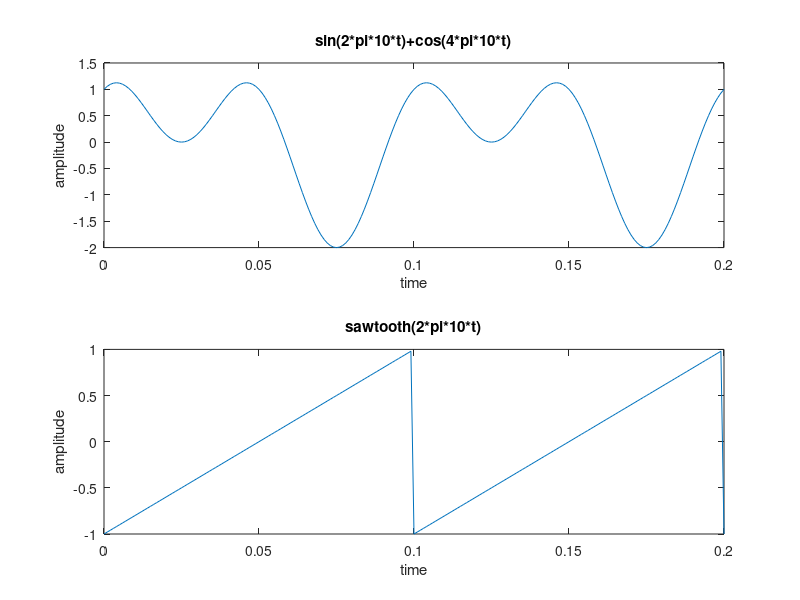
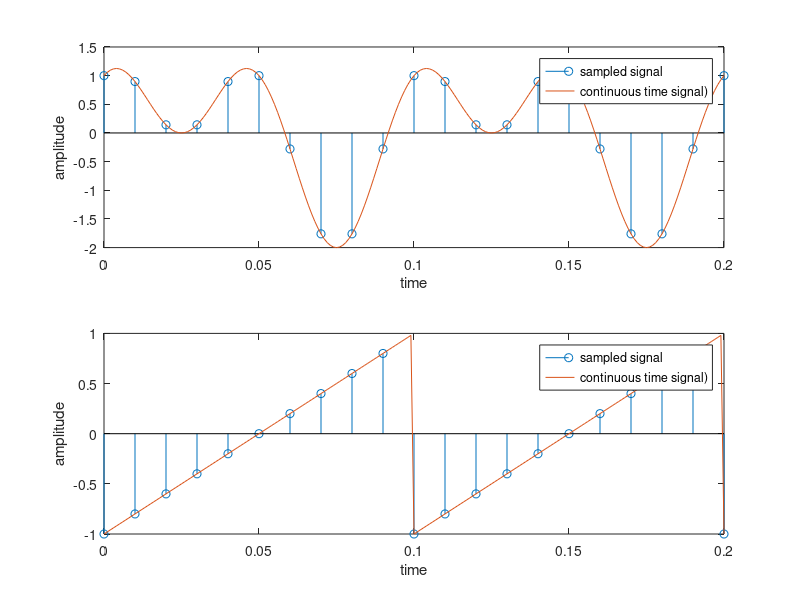
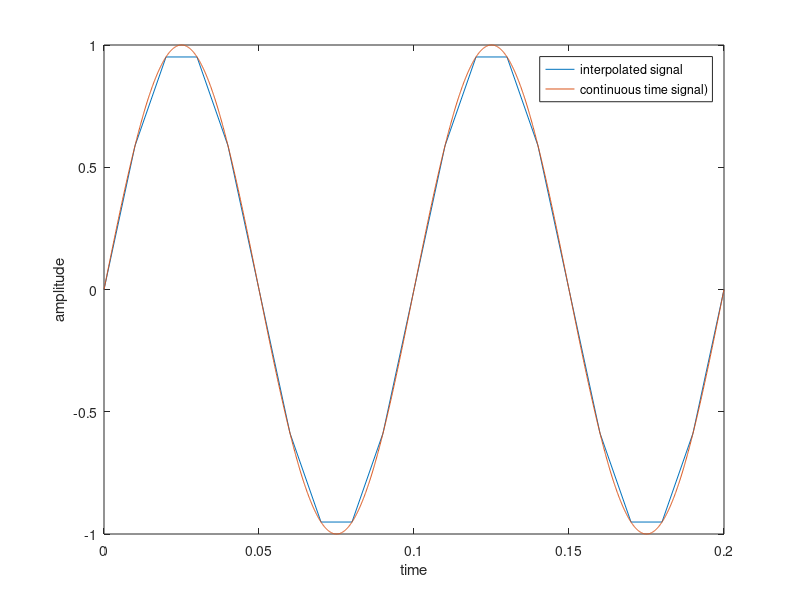
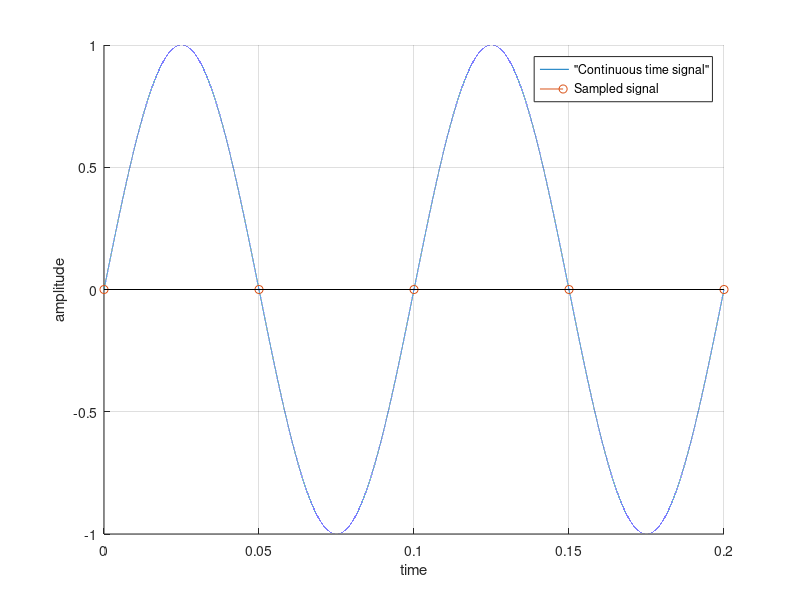

Here is the MATLAB script that generated these plots, in order: (Note: this script raises an error after producing the figures.)
%% clear recent data 
clear,clc,close all
%% part A plotting signals
f=10;
t=0:1/1000:0.2;
y1=sin(2*pi*f*t)+cos(4*pi*f*t);
y2=sawtooth(2*pi*f*t);
figure()
subplot(2,1,1)
plot(t,y1)
xlabel('time')
ylabel('amplitude')
title('sin(2*pi*10*t)+cos(4*pi*10*t)')
subplot(2,1,2)
plot(t,y2)
xlabel('time')
ylabel('amplitude')
title('sawtooth(2*pi*10*t)')
%% sampling with freqeuncy of 100HZ
fs=100; %sampling frequency in Hz
tiv=1/fs; %time interval between samples;
t1=0:tiv:0.2;
y11=sin(2*pi*f*t1)+cos(4*pi*f*t1);
y22=sawtooth(2*pi*f*t1); 
figure()
subplot(2,1,1)
stem(t1,y11)
xlabel('time')
ylabel('amplitude')
hold on
plot(t,y1)
legend('sampled signal ','continuous time signal)')
subplot(2,1,2)
stem(t1,y22)
hold on
plot(t,y2);
legend('sampled signal ','continuous time signal)')
xlabel('time')
ylabel('amplitude')
%% part B linear interpolation
fc = 10000; Tc = inv(fc); t = 0:Tc:0.2;
y = sin(2*pi*10*t);
fs = 100; Ts = inv(fs); ts = 0:Ts:0.2;   
ys1 = interp1(t,y,ts,"linear");
figure()
plot(ts,ys1)
hold on
plot(t,y)
xlabel('time')
ylabel('amplitude')
legend('interpolated signal ','continuous time signal)')
%% part B   sinc interpolation fs=20
% Create "continuous time" signal, Fc >> f
Fc = 1e6; % very high sample rate to simulate "continuous time"
Tc = 1/Fc; % sampling period
t = (0:Tc:0.2)';
f = 10; % signal frequency
xc = sin(2*pi*f*t); % "continuous time" signal

% Create sampled signal
Fs = 20; % sampling rate
Ts = 1/Fs; % sampling period
ratio = round(Ts/Tc);
tn = t(1:ratio:end); % sampled time axis
xn = xc(1:ratio:end); % sampled signal
% Plot the CT signal and sampled signal
figure
hold on
grid on
plot(t, xc)
stem(tn, xn, 'o')
legend('"Continuous time signal"', 'Sampled signal')
xlabel('time')
ylabel('amplitude')

% Create and plot sinc train
sincTrain = zeros(length(t), length(xn));
nind = 1;
figure
cmap = colormap(jet(length(0:floor(length(2*xn)))));
ax = axes('colororder', cmap);
hold on
grid on

plot(t, xc, 'k', 'LineWidth', 3)
xlabel('time')
ylabel('amplitude')
for n = 0:floor(length(xn))-1
   sincTrain(:, nind) = xn(nind)*sinc((t - n*Ts)/Ts);
   p = plot(t, sincTrain(:, nind), 'LineWidth', 2);
   stem(tn(nind), xn(nind), 'Color', p.Color, 'LineWidth', 2)
   nind = nind + 1;
end
xlabel('time')
ylabel('amplitude')
set(gca, 'FontSize', 20, 'LineWidth', 3, 'FontWeight', 'bold')

xr = sum(sincTrain, 2); 

figure
hold on
grid on
plot(t, xc,'r')
plot(t, xr,'b') 
xlabel('time')
ylabel('amplitude')
title('fs=20')
%% part B   sinc interpolation fs=100
% Create "continuous time" signal, Fc >> f
Fc = 1e6; % very high sample rate to simulate "continuous time"
Tc = 1/Fc; % sampling period
t = (0:Tc:0.2)';
f = 10; % signal frequency
xc = sin(2*pi*f*t); % "continuous time" signal
%xc=sawtooth(2*pi*f*t);

% Create sampled signal
Fs = 100; % sampling rate
Ts = 1/Fs; % sampling period
ratio = round(Ts/Tc);
tn = t(1:ratio:end); % sampled time axis
xn = xc(1:ratio:end); % sampled signal
% Plot the CT signal and sampled signal
figure
hold on
grid on
plot(t, xc)
stem(tn, xn, 'o')
legend('"Continuous time signal"', 'Sampled signal')
xlabel('time')
ylabel('amplitude')

% Create and plot sinc train
sincTrain = zeros(length(t), length(xn));
nind = 1;
figure
cmap = colormap(jet(length(0:floor(length(2*xn)))));
ax = axes('colororder', cmap);
hold on
grid on

plot(t, xc, 'k', 'LineWidth', 3)
xlabel('time')
ylabel('amplitude')
for n = 0:floor(length(xn))-1
   sincTrain(:, nind) = xn(nind)*sinc((t - n*Ts)/Ts);
   p = plot(t, sincTrain(:, nind), 'LineWidth', 2);
   stem(tn(nind), xn(nind), 'Color', p.Color, 'LineWidth', 2)
   nind = nind + 1;
end
xlabel('time')
ylabel('Amplitude')
set(gca, 'FontSize', 20, 'LineWidth', 3, 'FontWeight', 'bold')

xr = sum(sincTrain, 2); 

figure
hold on
grid on
plot(t, xc,'r')
plot(t, xr,'b') 
xlabel('time')
ylabel('amplitude')
title('fs=100')
%% part B   sinc interpolation fs=300
% Create "continuous time" signal, Fc >> f
Fc = 1e6; % very high sample rate to simulate "continuous time"
Tc = 1/Fc; % sampling period
t = (0:Tc:0.2)';
f = 10; % signal frequency
xc = sin(2*pi*f*t); % "continuous time" signal
%xc=sawtooth(2*pi*f*t);

% Create sampled signal
Fs = 300; % sampling rate
Ts = 1/Fs; % sampling period
ratio = round(Ts/Tc);
tn = t(1:ratio:end); % sampled time axis
xn = xc(1:ratio:end); % sampled signal
% Plot the CT signal and sampled signal
figure
hold on
grid on
plot(t, xc)
stem(tn, xn, 'o')
legend('"Continuous time signal"', 'Sampled signal')
xlabel('time')
ylabel('amplitude')

% Create and plot sinc train
sincTrain = zeros(length(t), length(xn));
nind = 1;
figure
cmap = colormap(jet(length(0:floor(length(2*xn)))));
ax = axes('colororder', cmap);
hold on
grid on

plot(t, xc, 'k', 'LineWidth', 3)
xlabel('time')
ylabel('amplitude')
for n = 0:floor(length(xn))-1
   sincTrain(:, nind) = xn(nind)*sinc((t - n*Ts)/Ts);
   p = plot(t, sincTrain(:, nind), 'LineWidth', 2);
   stem(tn(nind), xn(nind), 'Color', p.Color, 'LineWidth', 2)
   nind = nind + 1;
end
xlabel('time')
ylabel('Amplitude')
set(gca, 'FontSize', 20, 'LineWidth', 3, 'FontWeight', 'bold')

xr = sum(sincTrain, 2); 
figure
hold on
grid on
plot(t, xc,'r')
plot(t, xr,'b') 
xlabel('time')
ylabel('amplitude')
title('fs=300')
%% part B   sinc interpolation fs=300 for sawtooth signal
Fc = 1e6;
Tc = 1/Fc;
t = (0:Tc:0.2)';
f = 10; 
xc=sawtooth(2*pi*f*t);

% Create sampled signal
Fs = 1000; % sampling rate
Ts = 1/Fs; % sampling period
ratio = round(Ts/Tc);
tn = t(1:ratio:end); % sampled time axis
xn = xc(1:ratio:end); % sampled signal
% Plot the CT signal and sampled signal
figure
hold on
grid on
plot(t, xc)
stem(tn, xn, 'o')
legend('"Continuous time signal"', 'Sampled signal')
xlabel('time')
ylabel('amplitude')

% Create and plot sinc train
sincTrain = zeros(length(t), length(xn));
nind = 1;
figure
cmap = colormap(jet(length(0:floor(length(2*xn)))));
ax = axes('colororder', cmap);
hold on
grid on

plot(t, xc, 'k', 'LineWidth', 3)
xlabel('time')
ylabel('amplitude')
for n = 0:floor(length(xn))-1
   sincTrain(:, nind) = xn(nind)*sinc((t - n*Ts)/Ts);
   p = plot(t, sincTrain(:, nind), 'LineWidth', 2);
   stem(tn(nind), xn(nind), 'Color', p.Color, 'LineWidth', 2)
   nind = nind + 1;
end
xlabel('time')
ylabel('Amplitude')
set(gca, 'FontSize', 20, 'LineWidth', 3, 'FontWeight', 'bold')

xr = sum(sincTrain, 2); 

figure
hold on
grid on
plot(t, xc,'r')
plot(t, xr,'b') 
xlabel('time')
ylabel('amplitude')
title('fs=300')

